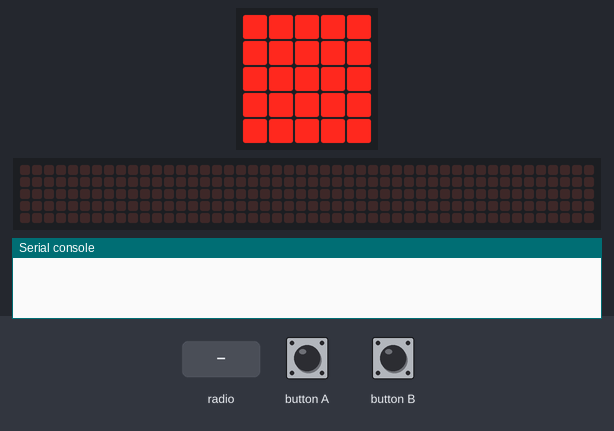
Simulated run of this program. Board: BBC micro:bit (MakeCode). Shown: the board's 5×5 LED display, a strip that is not on the board, showing the scrolling text unrolled, the last lines printed to the serial console. Inputs (shaded band) come from the test bench. No radio messages arrive unless stated (any console line starting 'radio sent:' is added by the test bench); the 48×5 strip is a reading aid, not a part: it shows the text the display is scrolling, unrolled, one strip-width of it at a time.

Above: at 1.2 s.
1.3 s: radio message "hallo" arrives
At 1.81 s:
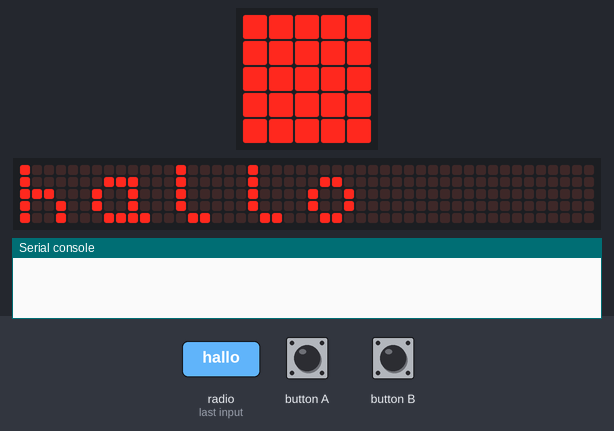
At 3.4 s:
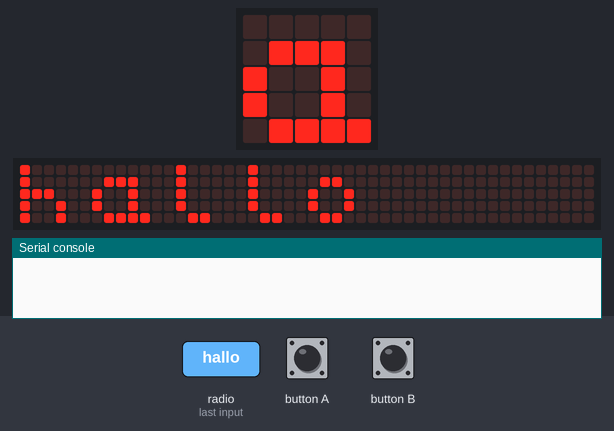
3.7 s: button B pressed for 0.15 s
4.4 s: button A pressed for 0.15 s
At 8.0 s:
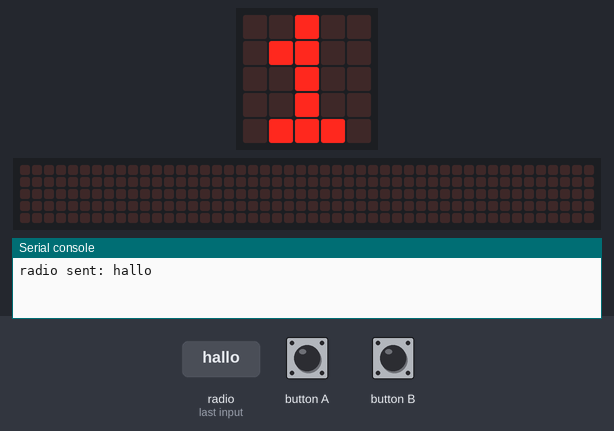
Timing chart, 0 to 9.5 s (numbered marks = the images above; inputs shaded):
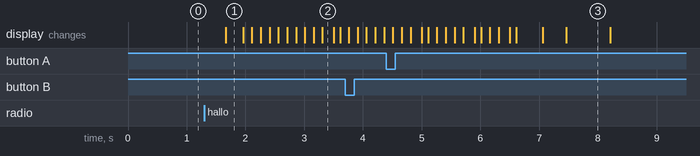

The program:

main.ts
```typescript
input.onButtonPressed(Button.A, function () {
    radio.sendString("hallo")
})
radio.onReceivedString(function (receivedString) {
    basic.showString(receivedString)
})
input.onButtonPressed(Button.B, function () {
    radio.setGroup(1)
    basic.showNumber(1)
})
radio.setGroup(1)
basic.forever(function () {
    basic.showLeds(`
        # # # # #
        # # # # #
        # # # # #
        # # # # #
        # # # # #
        `)
})
```

test.ts
```typescript
// Hier kann man Tests durchführen; diese Datei wird nicht kompiliert, wenn dieses Paket als Erweiterung verwendet wird.
```

Measured:
- after the input at 1.3 s, the display: changes after 0.36 s (image 1)
- what the display in image 3 shows lasts 0.7 s, from 7.5 s to 8.2 s
